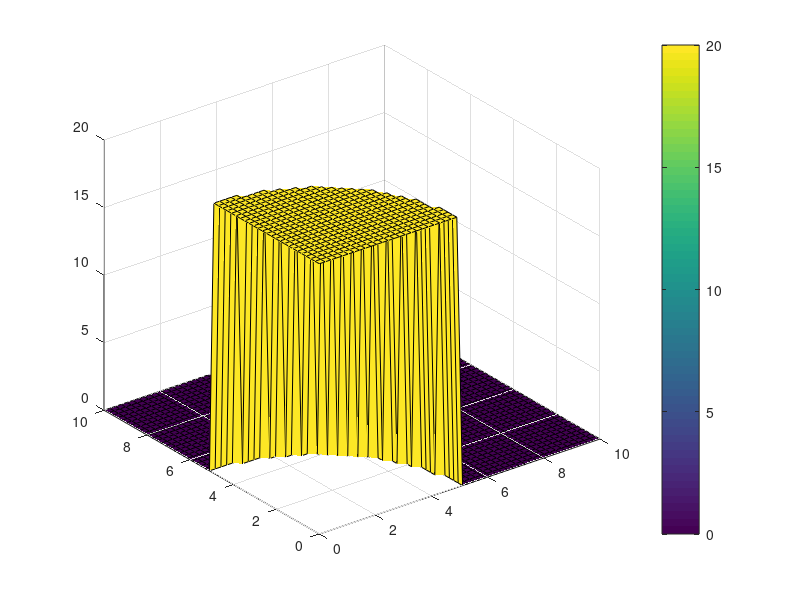
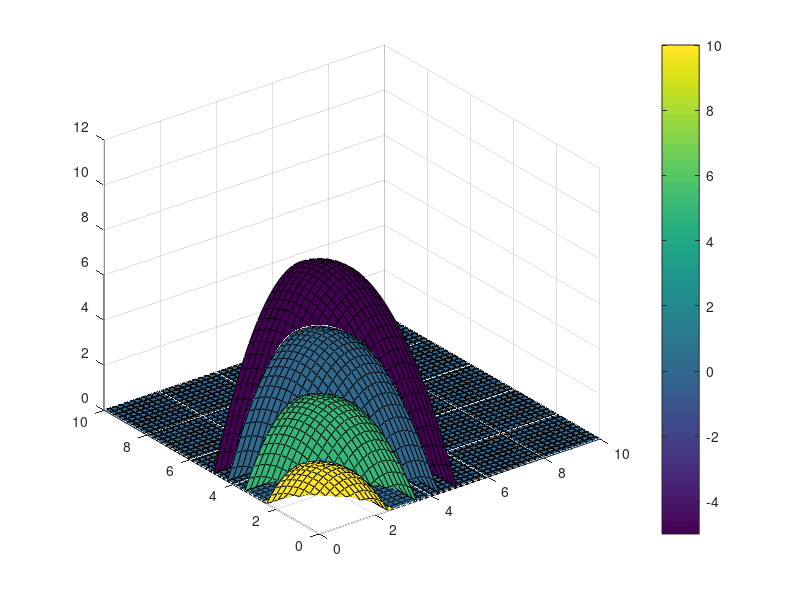

The MATLAB source for these figures, in order:
close all
clear
clc

res = 50;
side = linspace(0,10,res);
[X,Y] = meshgrid(side,side);

%% Cylinder
figure
U1 = 20 * ((X.^2+Y.^2) < 5^2);
C1 = U1;
surf(X,Y,U1,C1);
colorbar

%% Paraboloids
figure
for i=1:4
    U2 = (3*i) - (X.^2 + Y.^2)/2;
    U2(U2<0) = 0;
    %U2 = max(U2,0);
    C2 = U2;
    C2(C2>0) = 5*(4-i)-5;
    surf(X,Y,U2,C2,'FaceAlpha',1);
    hold on
end
colorbar
hold off